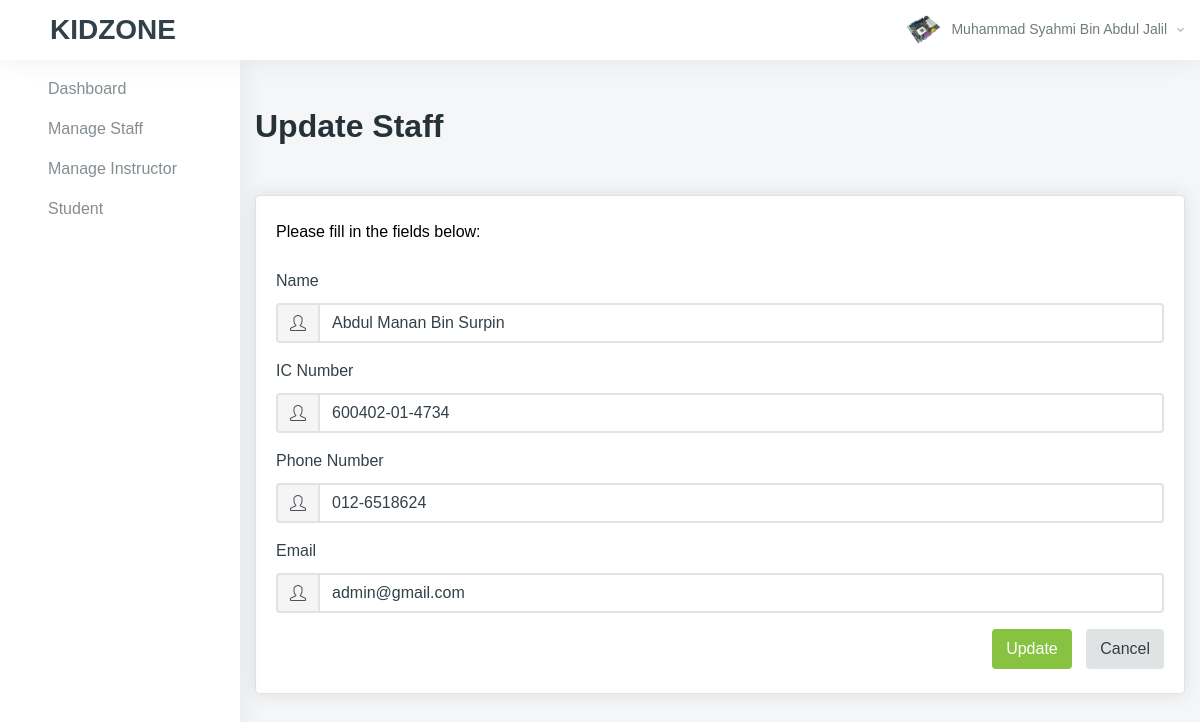
The page /admin/managestaff.php?id=2 (signed in) on the database its author committed.
### tables this page shows
CREATE TABLE `staff` (
  `staff_id` int(11) NOT NULL,
  `staff_name` varchar(80) NOT NULL,
  `staff_email` varchar(80) NOT NULL,
  `staff_ic` varchar(30) NOT NULL,
  `staff_phone_number` varchar(30) NOT NULL,
  `staff_password` varchar(80) NOT NULL,
  `staff_pic_path` varchar(80) DEFAULT 'default.png'
);

### admin/managestaff.php (the view, shortened to what this page needs)
<?php
include "../resources/conn.php";
$name = $ic_number = $phone_number = $email = '';
if (isset($_GET['id'])) {
    $staff_id = $_GET['id'];
    $sql = "SELECT * FROM staff WHERE staff_id = ". $staff_id ."";
    $result = $conn->query($sql);
    if($result->num_rows>0){
        $row = $result->fetch_assoc();
        $name = $row['staff_name'];
        $ic_number = $row['staff_ic'];
        $phone_number  = $row['staff_phone_number'];
        $email = $row['staff_email'];
    }
}
?>
<!DOCTYPE html>
<html lang="en">
<head>
    <link href="../resources/vendors/vectormap/jquery-jvectormap-2.0.3.css" rel="stylesheet" type="text/css" />
    <link href="../resources/vendors/jquery-toggles/css/toggles.css" rel="stylesheet" type="text/css">
    <link href="../resources/vendors/jquery-toggles/css/themes/toggles-light.css" rel="stylesheet" type="text/css">
    <link href="../resources/vendors/jquery-toast-plugin/dist/jquery.toast.min.css" rel="stylesheet" type="text/css">
    <link href="../resources/dist/css/style.css" rel="stylesheet" type="text/css">
</head>
<body>
    <div class="hk-wrapper hk-vertical-nav">
        <?php include('header.php') ?>
        <nav class="hk-nav hk-nav-light ">
            <div class="nicescroll-bar">
                <div class="navbar-nav-wrap">
                    <ul class="navbar-nav flex-column">
                        <li class="nav-item ">
                            <a class="nav-link" href="index.php">
                                <span class="nav-link-text">Dashboard</span>
                            </a>
                        </li>
                        <li class="nav-item ">
                            <a class="nav-link" href="senaraistaff.php">
                                <span class="nav-link-text">Manage Staff</span>
                            </a>
                        </li>
                        <li class="nav-item ">
                            <a class="nav-link" href="senaraipengajar.php">
                                <span class="nav-link-text">Manage Instructor</span>
                            </a>
                        </li>
                        <li class="nav-item ">
                            <a class="nav-link" href="senaraipelajar.php">
                                <span class="nav-link-text">Student</span>
                            </a>
                        </li>
                    </ul>
                </div>
            </div>
        </nav>
        <div class="hk-pg-wrapper">
            <div class="container mt-xl-50 mt-sm-30 mt-15">
                <div class="hk-pg-header align-items-top">
                    <div>
                        <h2 class="hk-pg-title font-weight-600 mb-10">Update Staff</h2>
                    </div>
                </div>
                <div class="row">
                    <div class="col-xl-12">
                        <section class="hk-sec-wrapper">
                            <p class="mb-25">Please fill in the fields below:</p>
                            <div class="row">
                                <div class="col-sm">
                                    <form method="POST">
                                        <div class="form-group">
                                            <div class="table-wrap">
                                                <div class="form-group">
                                                    <label class="control-label mb-10" for="inputName">Name</label>
                                                    <div class="input-group">
                                                        <div class="input-group-prepend">
                                                            <span class="input-group-text"><i class="icon-user"></i></span>
                                                        </div>
                                                        <input id="name" type="text" name="name" class="form-control" id="inputName" placeholder="Full Name" value="<?php echo $name ?>">
                                                    </div>
                                                </div>
                                                <div class="form-group">
                                                    <label class="control-label mb-10" for="inputName">IC Number</label>
                                                    <div class="input-group">
                                                        <div class="input-group-prepend">
                                                            <span class="input-group-text"><i class="icon-user"></i></span>
                                                        </div>
                                                        <input id="ic" type="text" name="ic_number" class="form-control" id="inputName" placeholder="IC Number" value="<?php echo $ic_number ?>">
                                                    </div>
                                                </div>
                                                <div class="form-group">
                                                    <label class="control-label mb-10" for="inputName">Phone Number</label>
                                                    <div class="input-group">
                                                        <div class="input-group-prepend">
                                                            <span class="input-group-text"><i class="icon-user"></i></span>
                                                        </div>
                                                        <input id="phone" type="text" name="phone_number" class="form-control" id="inputName" placeholder="Phone Number" value="<?php echo $phone_number ?>">
                                                    </div>
                                                </div>
                                                <div class="form-group">
                                                    <label class="control-label mb-10" for="inputName">Email</label>
                                                    <div class="input-group">
                                                        <div class="input-group-prepend">
                                                            <span class="input-group-text"><i class="icon-user"></i></span>
                                                        </div>
                                                        <input id="email" type="text" name="email" class="form-control" id="inputName" placeholder="Email Address" value="<?php echo $email ?>">
                                                    </div>
                                                </div>
                                                <div style="float: right;">
                                                    <button type="submit" name="update" class="btn btn-primary mr-10">Update</button>
                                                    <button type="submit" name="cancel" class="btn btn-light">Cancel</button>
                                                </div>
                                            </div>
                                    </form>
                                </div>
                            </div>
                    </div>
                </div>
</body>
</html>

### admin/header.php (shortened to what this page needs)
<?php
$staff_id = $_SESSION['staff_id'];
$sql100 = "SELECT * FROM staff WHERE staff_id = " . $staff_id . "";
$result100 = $conn->query($sql100);
$row100 = $result100->fetch_assoc();
$name100 = $row100['staff_name'];
$pic_profile = $row100['staff_pic_path'];
?>
<nav class="navbar navbar-expand-xl navbar-light fixed-top hk-navbar hk-navbar-alt">
    <nav class="navbar navbar-light ">
        <span class="navbar-brand mb-0 h3" style="font-weight: bold;">KIDZONE</span>
    </nav>
    <ul class="navbar-nav hk-navbar-content">
        <li class="nav-item dropdown dropdown-authentication">
            <a class="nav-link dropdown-toggle no-caret" href="#" role="button" data-toggle="dropdown" aria-haspopup="true" aria-expanded="false">
                <div class="media">
                    <div class="media-img-wrap">
                        <div class="avatar">
                            <img src="../resources/img/profile/<?php echo $pic_profile; ?>" alt="user" class="avatar-img rounded-circle">
                        </div>
                    </div>
                    <div class="media-body">
                        <span><?php echo $name100; ?><i class="zmdi zmdi-chevron-down"></i></span>
                    </div>
                </div>
            </a>
        </li>
    </ul>
</nav>

### rows shown on the page
staff: staff_pic_path (picture), staff_name "Muhammad Syahmi Bin Abdul Jalil"
staff: name "Abdul Manan Bin Surpin", ic_number "600402-01-4734", phone_number "012-6518624", email "admin@gmail.com"
